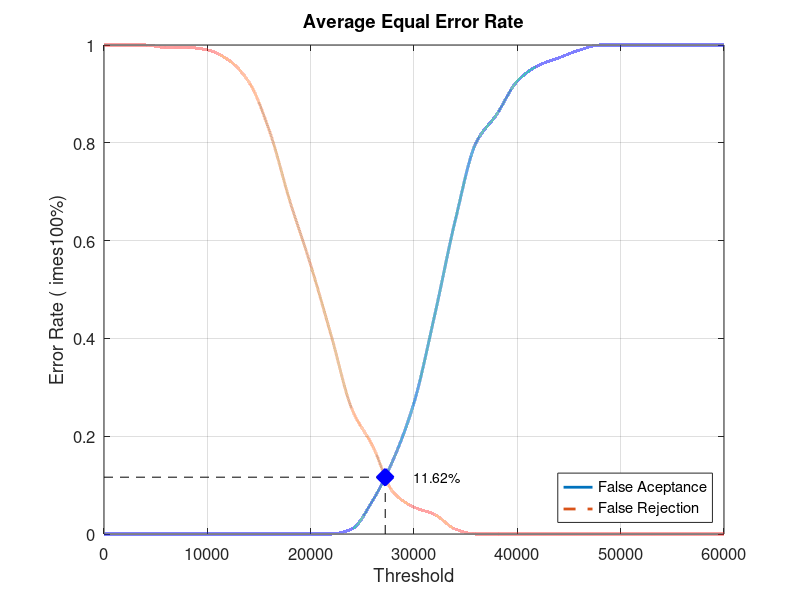
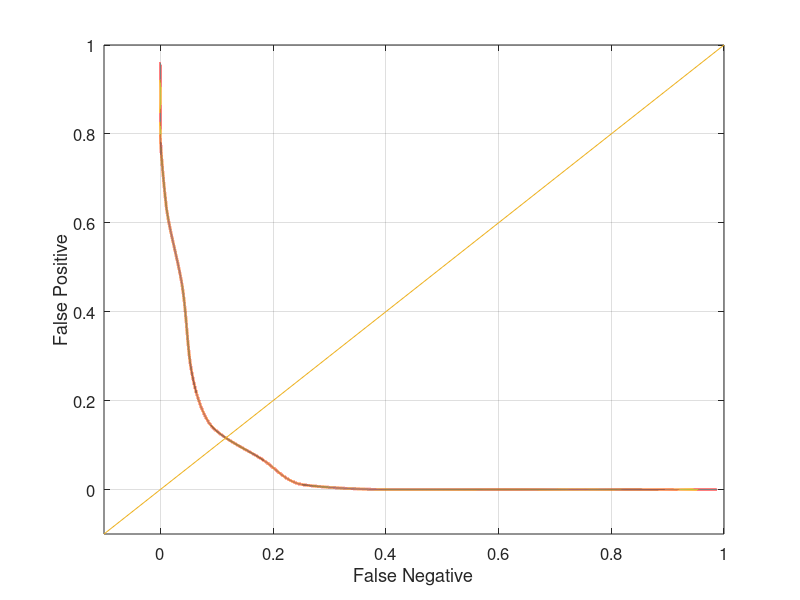

Reproduce these figures in MATLAB, in order.
close all;
clear;
clc;
x = 0:2000:60000;
xq = 0:0.5:60000;

y0 = [0 0 0 0 0 0 0 0 0 0 0 0 0.0105263 0.0684211 0.152632 0.268421 0.447368 0.642105 0.8 0.857895 0.926316 0.957895 0.973684 0.989474 1 1 1 1 1 1 1]
yy0 = interp1(x, y0, xq, 'pchip');
y1 = [1 1 1 0.995 0.995 0.99 0.97 0.925 0.825 0.68 0.55 0.405 0.255 0.18 0.085 0.055 0.04 0.01 0 0 0 0 0 0 0 0 0 0 0 0 0]
yy1 = interp1(x, y1, xq, 'pchip');

% Calculating EER: 
y2 = abs(y0 - y1);
find(y2 == min(y2))
yy2 = abs(yy0 - yy1);
xEER = find(yy2 == min(yy2));
xEERIndex = xq(xEER) % X-axis EER
yEER = yy0(xEER) % Y-axis EER

main = figure
plot(xq, yy0,'-','LineWidth', 2);	hold on
plot(xq, yy1,'--','LineWidth', 2);	hold on
plot([xEERIndex xEERIndex], [0 yEER], 'k--');	hold on
plot([0 xEERIndex], [yEER yEER], 'k--');	hold on
plot(xEERIndex, yEER, 'bx', 'LineWidth', 10);	hold on
text(xEERIndex + 10 * xEERIndex / 100, yEER, [num2str(round((10000 * yEER)) / 100) '%'])
legend('False Aceptance', 'False Rejection', 'Location', 'SouthEast')
xlabel('Threshold')
ylabel('Error Rate (	imes100%)')
title('Average Equal Error Rate')
set(gca, 'FontSize', 12)
axis([0 60000 0 1])
grid on

print(main, 'Database5_2Main', '-dpng');
FNRxFPR = figure('Color', [1 1 1]);
plot(yy1, yy0, '-', yy1, yy0, 'LineWidth', 2);
hold on
y = -0.1:0.1:1
plot(y, y); 
set(gca, 'FontSize', 12)
xlabel('False Negative')
ylabel('False Positive')
axis([-0.1 1 -0.1 1])
set(gca, 'FontSize', 12)
grid on

print(FNRxFPR, 'Database5_2FNRxFPR','-dpng');
